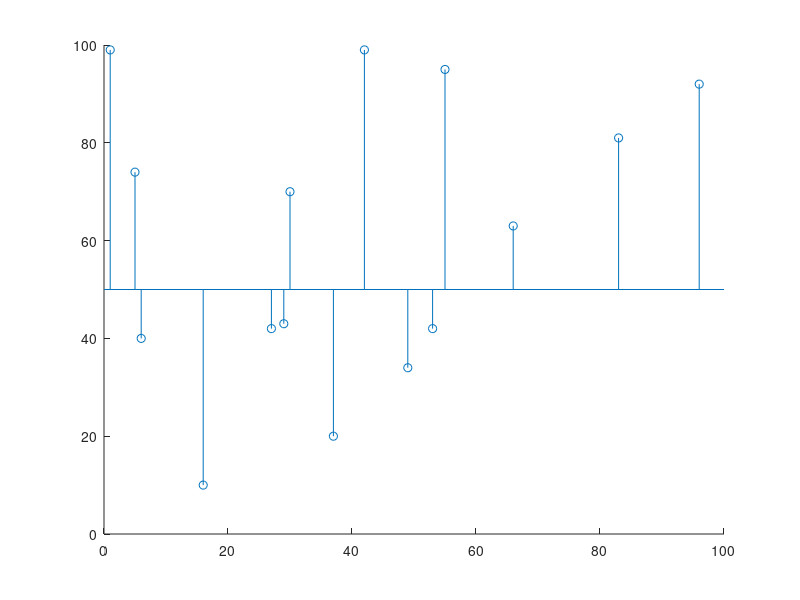

MATLAB code to generate this figure:
%% 清空环境变量
clc;
clear;
close all;

%% 读取数据
r=load('data.mat');
x = r.x;
y = r.y;

%% 绘制总线型拓扑结构
figure
axis([0 r.xlim 0 r.ylim]);
% 绘制网络节点
scatter(x,y);
hold on
% 绘制总线
line([0,r.xlim],[r.ylim/2,r.ylim/2]);
hold on

% 网络节点接入
for i=1:r.n
    line([x(i),x(i)],[r.ylim/2,y(i)]);
end
